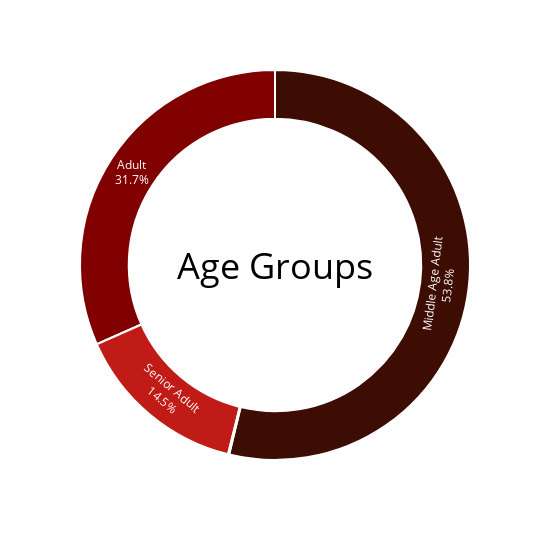

Notebook source saved alongside this figure:
### Markdown cell above
#### Insights:

There doesn't seem to be any clear relationship between age of customers and their spending habits

#### Customers Segmentation: Age Group Wise

### Code cell
agegroup = customer.AgeGroup.value_counts()

fig = px.pie(labels = agegroup.index, values = agegroup.values, names = agegroup.index, width = 550, height = 550)

fig.update_traces(textposition = 'inside', 
                  textinfo = 'percent + label', 
                  hole = 0.75, 
                  marker = dict(colors = ['#3D0C02', '#800000'  , '#C11B17','#C0C0C0'], 
                                line = dict(color = 'white', width = 2)))

fig.update_layout(annotations = [dict(text = 'Age Groups', 
                                      x = 0.5, y = 0.5, font_size = 36, showarrow = False,                                       
                                      font_color = 'black')],
                  showlegend = False)

fig.show()

### Figure 1 — Plotly figure (JSON) as saved in the notebook; plotly's stock layout.template omitted (floating-point values rounded to 4 significant figures)
{"data": [{"domain": {"x": [0, 1], "y": [0, 1]}, "hole": 0.75, "hovertemplate": "label=%{label}<br>value=%{value}<extra></extra>", "labels": ["Middle Age Adult", "Adult", "Senior Adult", "Teen"], "legendgroup": "", "marker": {"colors": ["#3D0C02", "#800000", "#C11B17", "#C0C0C0"], "line": {"color": "white", "width": 2}}, "name": "", "showlegend": true, "textinfo": "percent+label", "textposition": "inside", "type": "pie", "values": [1160, 683, 312, 2]}], "layout": {"annotations": [{"font": {"color": "black", "size": 36}, "showarrow": false, "text": "Age Groups", "x": 0.5, "y": 0.5}], "height": 550, "legend": {"tracegroupgap": 0}, "margin": {"t": 60}, "showlegend": false, "width": 550}}
